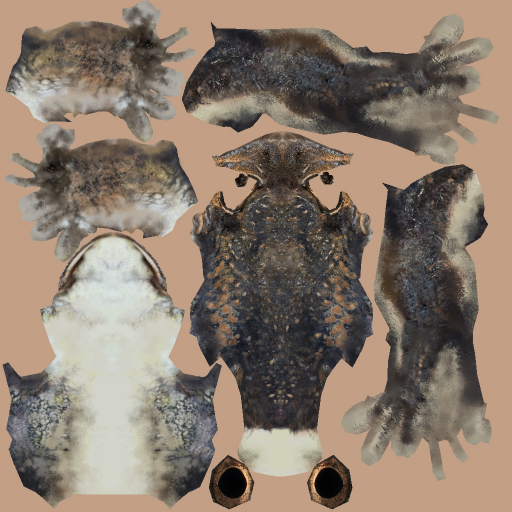
#> input picture lab5/12268_banjofrog_diffuse.jpg, 1024 x 1024 px (shown at 1/2 size)
$ python main.py
#> lines starting #> are read from the running program, lines starting #| are printed output that depends on the picture
import math

import numpy as np
from PIL import Image, ImageOps

from lab2.main import normal, barycentric
from labs3.main import rotate


def parseV(name: str):
    with open(name) as f:
        lines = f.readlines()
        list = []
        for line in lines:
            if line[0] == 'v' and line[1] == ' ':
                line = line.replace('  ', ' ')
                list.append([float(x) for x in line[2:len(line) - 1].split(' ')])
        return list

# [90 lines left out: functions draw_trig, parseF, parseVT, quaternion_multiply, rotate_with_quaternion, not called in this run]

def main(filename_obj: str, filename_img:str, img_mat, z_buf, u, theta, dop) :
#> called with filename_obj = '12268_banjofrog_v1_L3.obj', filename_img = '12268_banjofrog_diffuse.jpg', u = array of shape (3,), theta = 1.57, dop = array of shape (3,)
    images = Image.open(filename_img)
#> images is the input picture: PIL image 1024x1024 RGB; mean R, G, B 140.1, 124, 109.9
    images = ImageOps.flip(images)
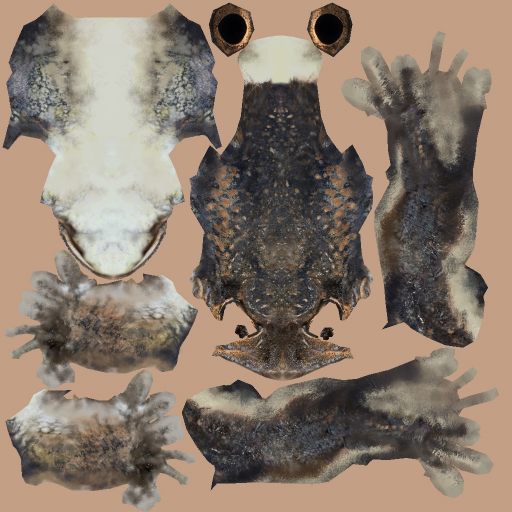
#> images: PIL image 1024x1024 RGB (shown at 1/2 size); mean R, G, B 140.1, 124, 109.9
    v_obj = parseV(filename_obj)
    f_obj = parseF(filename_obj)
    vt_obj = parseVT(filename_obj)
    vn_calc = np.zeros((len(v_obj), 3), dtype=np.float32)

    # for cord in v_obj:
    #    cord[0], cord[1], cord[2] = rotate(np.array([cord[0], cord[1], cord[2]]), 0, np.pi / 2, 0)

    for cord in v_obj:
        cord[0], cord[1], cord[2] = rotate_with_quaternion(np.array([cord[0], cord[1], cord[2]]),
                                                           u,
                                                           theta, dop)

    for i in f_obj:
        v1 = v_obj[i[0][0] - 1]
        v2 = v_obj[i[1][0] - 1]
        v3 = v_obj[i[2][0] - 1]
        n0 = normal(v1[0], v1[1], v1[2], v2[0], v2[1], v2[2], v3[0], v3[1], v3[2])

        vn_calc[i[0][0] - 1] += n0 / np.linalg.norm(n0)
        vn_calc[i[1][0] - 1] += n0 / np.linalg.norm(n0)
        vn_calc[i[2][0] - 1] += n0 / np.linalg.norm(n0)

    for i in range(len(vn_calc)):
        vn_calc[i] = vn_calc[i] / np.linalg.norm(vn_calc[i])

    for i in f_obj:
        v1 = v_obj[i[0][0] - 1]
        v2 = v_obj[i[1][0] - 1]
        v3 = v_obj[i[2][0] - 1]
        l = np.array([0, 0, 1])
        n = normal(v1[0], v1[1], v1[2], v2[0], v2[1], v2[2], v3[0], v3[1], v3[2])
        scalar = np.dot(n, l) / np.linalg.norm(n)
        if scalar < 0:
            draw_trig(img_mat, l, z_buf,
                      v1[0], v1[1], v1[2],
                      v2[0], v2[1], v2[2],
                      v3[0], v3[1], v3[2], np.array([vn_calc[i[0][0] - 1], vn_calc[i[1][0] - 1], vn_calc[i[2][0] - 1]]),
                      np.array([vt_obj[i[0][1] - 1], vt_obj[i[1][1] - 1], vt_obj[i[2][1] - 1]]), images)


if __name__ == '__main__':
    img_mat = np.zeros((5000, 5000, 3), dtype=np.uint8)
    z_buf = np.full((5000, 5000), np.inf, dtype=np.float32)
#> (the run stopped early here; a loop or call above may not have finished)

$ run again, with lab5/zebra-atlas.jpg copied over lab5/12268_banjofrog_diffuse.jpg
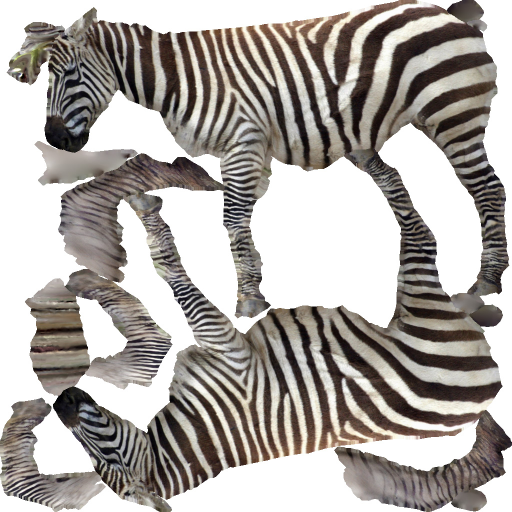
#> input picture lab5/zebra-atlas.jpg, 1024 x 1024 px (shown at 1/2 size)
#> in main, images is the input picture: PIL image 1024x1024 RGB; mean R, G, B 172, 166.9, 162.8
#> in main, `images = ImageOps.flip(images)`:
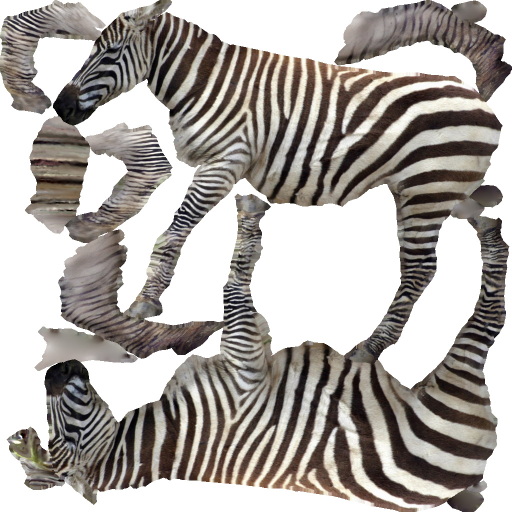
#> images: PIL image 1024x1024 RGB (shown at 1/2 size); mean R, G, B 172, 166.9, 162.8
